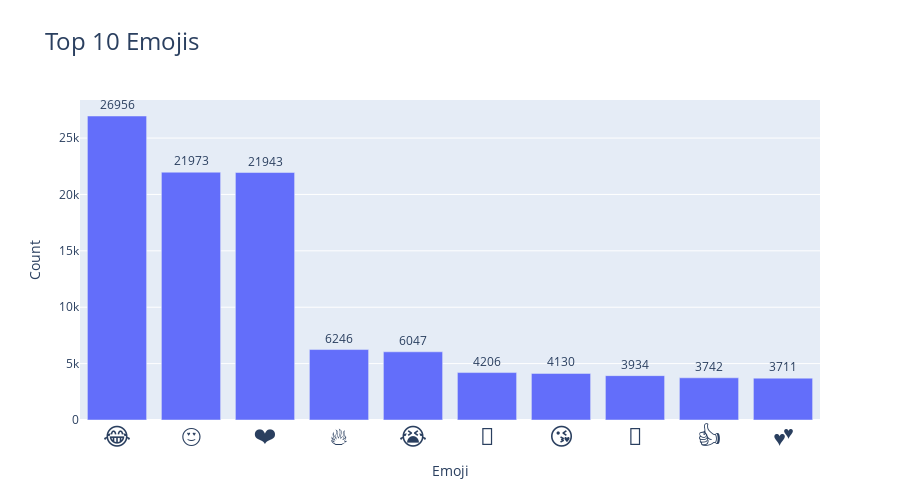

Notebook source saved alongside this figure:
### Code cell
# Create DataFrame
emoji_df = pd.DataFrame(counter_list, columns=['Emoji', 'Count'])

# Create bar plot using Plotly
fig = px.bar(emoji_df, x='Emoji', y='Count', text='Count',
             title='Top 10 Emojis',
             labels={'Emoji': 'Emoji', 'Count': 'Frequency'})

fig.update_traces(textposition='outside')
fig.update_layout(
    xaxis=dict(tickfont=dict(size=24)),  # Make emojis large
    yaxis=dict(title='Count'),
    title_font_size=24,
    height=500
)

fig.show()

### Figure 1 — Plotly figure (JSON) as saved in the notebook; plotly's stock layout.template omitted (floating-point values rounded to 4 significant figures)
{"data": [{"hovertemplate": "Emoji=%{x}<br>Frequency=%{text}<extra></extra>", "legendgroup": "", "marker": {"color": "#636efa", "pattern": {"shape": ""}}, "name": "", "orientation": "v", "showlegend": false, "text": [26960.0, 21970.0, 21940.0, 6246.0, 6047.0, 4206.0, 4130.0, 3934.0, 3742.0, 3711.0], "textposition": "outside", "type": "bar", "x": ["😂", "😍", "❤", "🔥", "😭", "💖", "😘", "👏", "👍", "💕"], "xaxis": "x", "y": [26956, 21973, 21943, 6246, 6047, 4206, 4130, 3934, 3742, 3711], "yaxis": "y"}], "layout": {"barmode": "relative", "height": 500, "legend": {"tracegroupgap": 0}, "title": {"font": {"size": 24}, "text": "Top 10 Emojis"}, "xaxis": {"anchor": "y", "domain": [0, 1], "tickfont": {"size": 24}, "title": {"text": "Emoji"}}, "yaxis": {"anchor": "x", "domain": [0, 1], "title": {"text": "Count"}}}}
